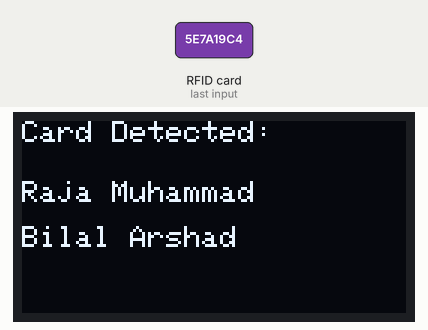
Recording of a sketch running on a simulated ESP32. Parts: 128×64 one-colour display. The inputs (shaded band) are chosen by the test bench. What the sketch prints to the serial monitor is not drawn.

2.4 s: RFID card 5E 7A 19 C4 held to the reader
Above: at 2.7 s.
Timing chart, 0 to 5.4 s (numbered marks = the images above; inputs shaded):
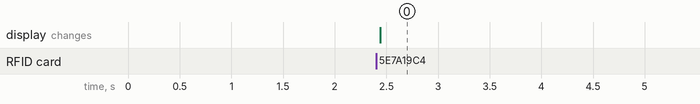

The sketch:

COMBINED_OLED_RC522_TEST_MODULE_1.ino
```cpp
#include <Wire.h>
#include <Adafruit_GFX.h>
#include <Adafruit_SSD1306.h>
#include <SPI.h>
#include <MFRC522.h>

#define OLED_SDA 8
#define OLED_SCL 7

#define RST_PIN 9
#define SS_PIN 10

#define SCREEN_WIDTH 128
#define SCREEN_HEIGHT 64
#define OLED_RESET -1
#define SCREEN_ADDRESS 0x3C

Adafruit_SSD1306 display(SCREEN_WIDTH, SCREEN_HEIGHT, &Wire, OLED_RESET);
MFRC522 rfid(SS_PIN, RST_PIN);

void setup() {
  Serial.begin(115200);

  // OLED setup
  Wire.begin(OLED_SDA, OLED_SCL);
  if (!display.begin(SSD1306_SWITCHCAPVCC, SCREEN_ADDRESS)) {
    Serial.println(F("OLED failed"));
    while (true);
  }

  display.clearDisplay();
  display.setTextColor(SSD1306_WHITE);
  display.setTextSize(1);
  display.setCursor(0, 0);
  display.println("Waiting for card...");
  display.display();

  // RC522 setup
  SPI.begin();
  rfid.PCD_Init();
  delay(1000);
}

void loop() {
  if (!rfid.PICC_IsNewCardPresent() || !rfid.PICC_ReadCardSerial()) {
    return;
  }

  Serial.print("Card UID: ");
  String uidStr = "";
  for (byte i = 0; i < rfid.uid.size; i++) {
    uidStr += String(rfid.uid.uidByte[i] < 0x10 ? "0" : "");
    uidStr += String(rfid.uid.uidByte[i], HEX);
  }
  Serial.println(uidStr);

  // Show Name on OLED
  display.clearDisplay();
  display.setCursor(0, 0);
  display.setTextSize(1);
  display.println("Card Detected:");
  display.setTextSize(1);
  display.setCursor(0, 20);
  display.println("Raja Muhammad");
  display.setCursor(0, 35);
  display.println("Bilal Arshad");
  display.display();

  delay(3000);  // Show name for 3 seconds
  display.clearDisplay();
  display.setCursor(0, 0);
  display.setTextSize(1);
  display.println("Waiting for card...");
  display.display();

  rfid.PICC_HaltA();
  rfid.PCD_StopCrypto1();
}
```

Measured:
- after the input at 2.4 s, the display: changes at once (image 0)
